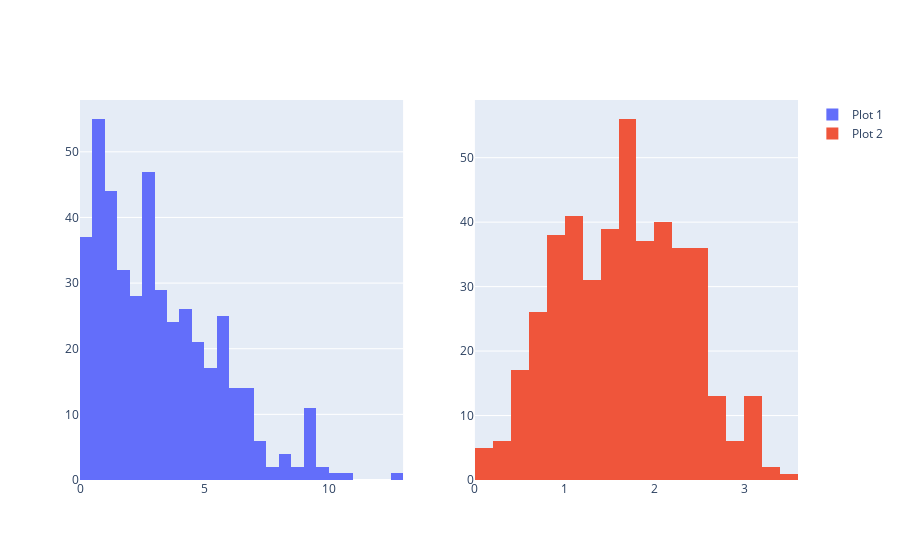

Source (notebook cell):
### Code cell
fig = make_subplots(rows=1, cols=2)


fig.add_trace(go.Histogram(x=df['rate'], name='Plot 1'), row=1, col=1)
fig.add_trace(go.Histogram(x=df['sqrt_rate'], name='Plot 2'), row=1, col=2)


fig.show()

### Figure 1 — Plotly figure (JSON) as saved in the notebook; plotly's stock layout.template omitted (floating-point values rounded to 4 significant figures; data arrays with more than 128 entries replaced by an {"elided": "..."} marker saying what was removed)
{"data": [{"name": "Plot 1", "type": "histogram", "x": {"elided": "443 float values"}, "xaxis": "x", "yaxis": "y"}, {"name": "Plot 2", "type": "histogram", "x": {"elided": "443 float values"}, "xaxis": "x2", "yaxis": "y2"}], "layout": {"xaxis": {"anchor": "y", "domain": [0, 0.45]}, "xaxis2": {"anchor": "y2", "domain": [0.55, 1]}, "yaxis": {"anchor": "x", "domain": [0, 1]}, "yaxis2": {"anchor": "x2", "domain": [0, 1]}}}
